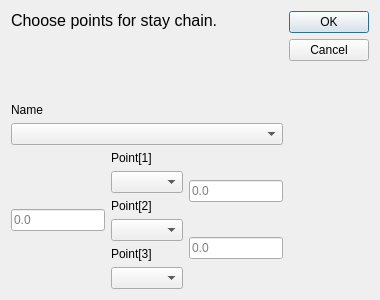
<?xml version="1.0" encoding="UTF-8"?>
<ui version="4.0">
 <class>Dialog</class>
 <widget class="QDialog" name="Dialog">
  <property name="geometry">
   <rect>
    <x>0</x>
    <y>0</y>
    <width>380</width>
    <height>300</height>
   </rect>
  </property>
  <property name="minimumSize">
   <size>
    <width>380</width>
    <height>300</height>
   </size>
  </property>
  <property name="maximumSize">
   <size>
    <width>380</width>
    <height>300</height>
   </size>
  </property>
  <property name="windowTitle">
   <string>Edit Stay Chain</string>
  </property>
  <property name="windowIcon">
   <iconset resource="../../icons.qrc">
    <normaloff>:/icons/editchain.png</normaloff>:/icons/editchain.png</iconset>
  </property>
  <property name="autoFillBackground">
   <bool>false</bool>
  </property>
  <property name="sizeGripEnabled">
   <bool>false</bool>
  </property>
  <property name="modal">
   <bool>true</bool>
  </property>
  <layout class="QHBoxLayout" name="horizontalLayout_2">
   <item>
    <layout class="QVBoxLayout" name="verticalLayout">
     <item>
      <widget class="QLabel" name="label">
       <property name="text">
        <string>&lt;html&gt;&lt;head/&gt;&lt;body&gt;&lt;p&gt;&lt;span style=&quot; font-size:12pt;&quot;&gt;Choose points for stay chain.&lt;/span&gt;&lt;/p&gt;&lt;/body&gt;&lt;/html&gt;</string>
       </property>
       <property name="textFormat">
        <enum>Qt::RichText</enum>
       </property>
       <property name="alignment">
        <set>Qt::AlignLeading|Qt::AlignLeft|Qt::AlignTop</set>
       </property>
      </widget>
     </item>
     <item>
      <widget class="QLabel" name="label_2">
       <property name="sizePolicy">
        <sizepolicy hsizetype="Preferred" vsizetype="Fixed">
         <horstretch>0</horstretch>
         <verstretch>0</verstretch>
        </sizepolicy>
       </property>
       <property name="text">
        <string>Name</string>
       </property>
      </widget>
     </item>
     <item>
      <widget class="QComboBox" name="Chain"/>
     </item>
     <item>
      <layout class="QHBoxLayout" name="horizontalLayout">
       <item>
        <widget class="QLineEdit" name="p1_p3">
         <property name="placeholderText">
          <string>0.0</string>
         </property>
        </widget>
       </item>
       <item>
        <layout class="QVBoxLayout" name="verticalLayout_2">
         <item>
          <widget class="QLabel" name="label_3">
           <property name="text">
            <string>Point[1]</string>
           </property>
          </widget>
         </item>
         <item>
          <widget class="QComboBox" name="Point1"/>
         </item>
         <item>
          <widget class="QLabel" name="label_4">
           <property name="text">
            <string>Point[2]</string>
           </property>
          </widget>
         </item>
         <item>
          <widget class="QComboBox" name="Point2"/>
         </item>
         <item>
          <widget class="QLabel" name="label_5">
           <property name="text">
            <string>Point[3]</string>
           </property>
          </widget>
         </item>
         <item>
          <widget class="QComboBox" name="Point3"/>
         </item>
        </layout>
       </item>
       <item>
        <layout class="QVBoxLayout" name="verticalLayout_3">
         <item>
          <widget class="QLineEdit" name="p1_p2">
           <property name="placeholderText">
            <string>0.0</string>
           </property>
          </widget>
         </item>
         <item>
          <widget class="QLineEdit" name="p2_p3">
           <property name="placeholderText">
            <string>0.0</string>
           </property>
          </widget>
         </item>
        </layout>
       </item>
      </layout>
     </item>
    </layout>
   </item>
   <item>
    <layout class="QVBoxLayout" name="verticalLayout_4">
     <item>
      <widget class="QDialogButtonBox" name="buttonBox">
       <property name="orientation">
        <enum>Qt::Vertical</enum>
       </property>
       <property name="standardButtons">
        <set>QDialogButtonBox::Cancel|QDialogButtonBox::Ok</set>
       </property>
      </widget>
     </item>
     <item>
      <spacer name="verticalSpacer">
       <property name="orientation">
        <enum>Qt::Vertical</enum>
       </property>
       <property name="sizeHint" stdset="0">
        <size>
         <width>20</width>
         <height>40</height>
        </size>
       </property>
      </spacer>
     </item>
    </layout>
   </item>
  </layout>
 </widget>
 <resources>
  <include location="../../icons.qrc"/>
 </resources>
 <connections>
  <connection>
   <sender>buttonBox</sender>
   <signal>accepted()</signal>
   <receiver>Dialog</receiver>
   <slot>accept()</slot>
   <hints>
    <hint type="sourcelabel">
     <x>248</x>
     <y>254</y>
    </hint>
    <hint type="destinationlabel">
     <x>157</x>
     <y>274</y>
    </hint>
   </hints>
  </connection>
  <connection>
   <sender>buttonBox</sender>
   <signal>rejected()</signal>
   <receiver>Dialog</receiver>
   <slot>reject()</slot>
   <hints>
    <hint type="sourcelabel">
     <x>316</x>
     <y>260</y>
    </hint>
    <hint type="destinationlabel">
     <x>286</x>
     <y>274</y>
    </hint>
   </hints>
  </connection>
 </connections>
</ui>
